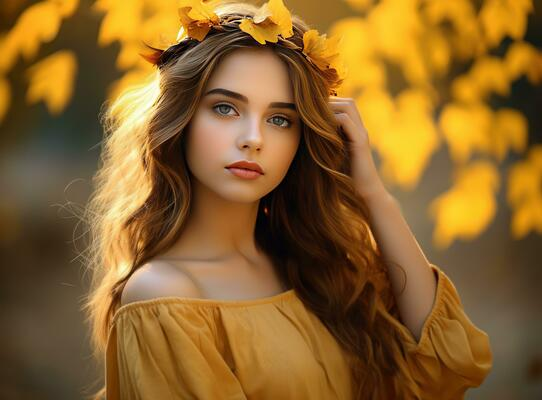
#> input picture girl.jpg, 542 x 400 px
$ python rotate.py
#> lines starting #> are read from the running program, lines starting #| are printed output that depends on the picture
"""
This module provides a function to rotate image.

Author: Tharuka Pavith
"""
from PIL import Image


def rotate_image(image_path, angle) -> Image:
    """Rotates an image by the specified angle.

  Args:
      image_path: Path to the image file.
      angle: The rotation angle in degrees (e.g., 45, 90).

  Returns:
      A new PIL Image object with the rotated image.
  """
#> called with image_path = 'girl.jpg', angle = 45

    im = Image.open(image_path)
#> im is the input picture: PIL image 542x400 RGB; mean R, G, B 138.4, 99.3, 43.1
    rotated_image = im.rotate(angle)
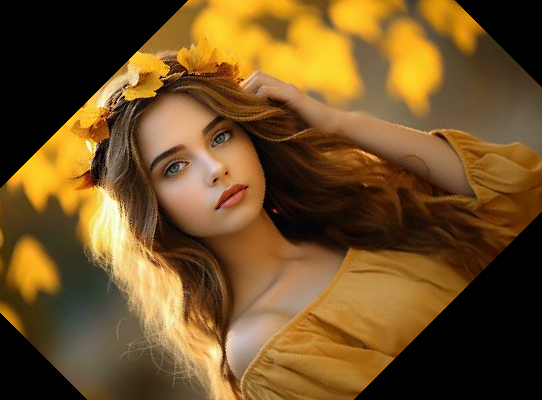
#> rotated_image: PIL image 542x400 RGB; mean R, G, B 112.8, 81.2, 37.5
    return rotated_image


if __name__ == '__main__':

    image_path = "girl.jpg"
    angles = [45, 90]
    for angle in angles:
        rotated_image = rotate_image(image_path, angle)
        rotated_image.save(f"rotated_{angle}deg.jpg")
